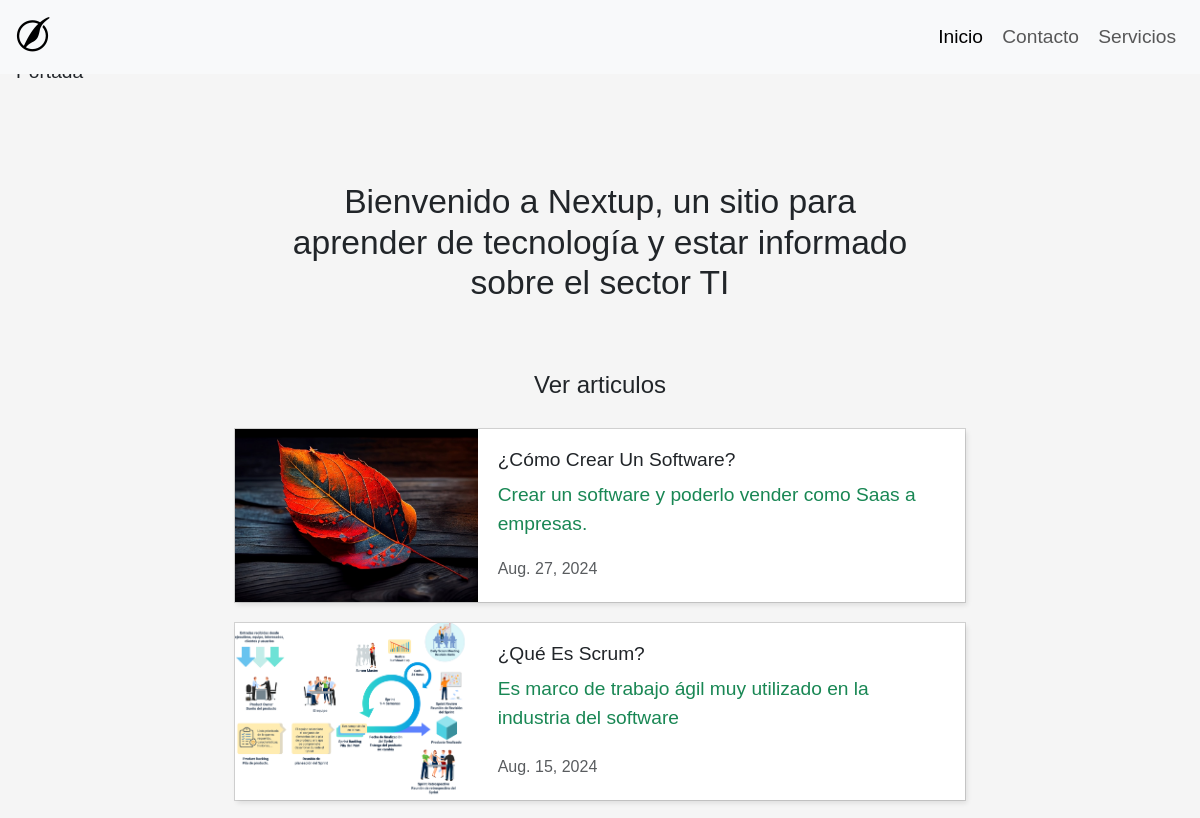
Before: / (upper part) with the older database file.
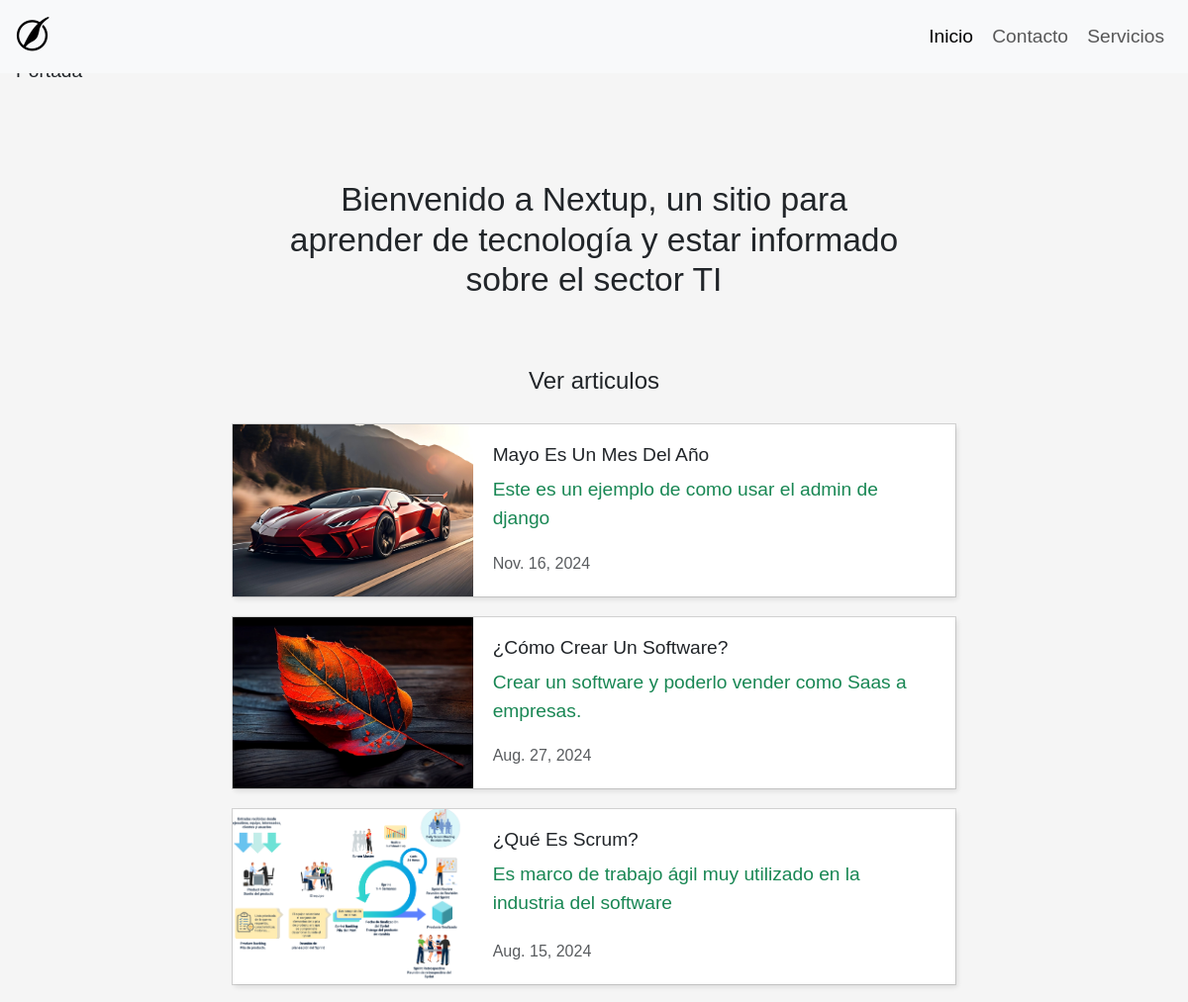
After: the same page with the newer database file.
### blog/models.py (models this page shows, shortened)
class Article(models.Model):
    title = models.CharField(max_length=200, blank=False, unique=True)
    description = models.CharField(max_length=200, blank=True)
    image = models.ImageField(upload_to='images/', null=True, blank=True)
    content = HTMLField()  # Usamos HTMLField de tinymce en lugar de CharField o TextField
    date = models.DateField(default=timezone.now)

### blog/views.py (the view)
# urls.py: path('', views.home, name='home'),
def home(request):
    quill_posts = Article.objects.all().order_by('-id')
    social_profiles = SocialMediaProfile.objects.all()
    if request.method == 'POST':
        form = SubscriptionForm(request.POST)
        if form.is_valid():
            form.save()
            if request.headers.get('X-Requested-With') == 'XMLHttpRequest':
                return JsonResponse({'success': True, 'message': 'Correo enviado con éxito.'})
            return render(request, 'content/detail.html', {
                'form': form,
                'success_message': 'Correo enviado con éxito.'
            })
    else:
        form = SubscriptionForm()
    return render(request, 'content/home.html', {'quill_posts': quill_posts, 'form': form, 'success': True, 'social_profiles': social_profiles})

### blog/templates/content/home.html (shortened to what this page needs)
{% extends 'layouts/base.html' %}
{% load static %}
{% block content %}
<main class="container-fluid mt-5">
    <div class="row">
        <div class="col-md-8 offset-md-2 d-column mt-2 text-center">
             <div class="col-md-10 offset-md-1 text-center mt-4">
                 <h1 class="display-6 fs-3">Bienvenido a Nextup, un sitio para aprender de tecnología y estar informado sobre el sector TI</h1>
             </div>
    </div>
</main>
{% include 'content/show_posts.html' %}
{% endblock %}

### blog/templates/layouts/base.html (shortened to what this page needs)
{% load static %}
<!DOCTYPE html>
<html lang="en" style="font-size: 1.2rem;">
<head>
    <link rel="stylesheet" href="{% static 'css/styles.css' %}">
    <link rel="stylesheet" href="{% static 'prism/prism.css' %}">
    <link href="https://cdn.jsdelivr.net/npm/bootstrap@5.3.3/dist/css/bootstrap.min.css" rel="stylesheet">
  <link rel="stylesheet" href="https://cdnjs.cloudflare.com/ajax/libs/font-awesome/6.5.1/css/all.min.css">
</head>
<body style="background-color:whitesmoke; font-family: Verdana, Geneva, Tahoma, sans-serif;">
    <nav class="navbar navbar-expand-lg bg-body-tertiary fixed-top">
      <div class="container-fluid">
        <a class="navbar-brand" href="{% url 'home' %}"><i class="fa-brands fa-pied-piper" style="font-size:2rem;"></i></a>
        <div class="collapse navbar-collapse" id="navbarNav">
          <ul class="navbar-nav ms-auto">
            <li class="nav-item">
              <a class="nav-link active" aria-current="page" href="{% url 'home' %}">Inicio</a>
            </li>
            <li class="nav-item">
              <a class="nav-link" href="#">Contacto</a>
            </li>
            <li class="nav-item">
              <a class="nav-link" href="#">Servicios</a>
            </li>
          </ul>
        </div>
      </div>
    </nav>
    {% block content %}
    {% endblock %}
</body>
</html>

### blog/templates/content/show_posts.html (shortened to what this page needs)
{% load static %}
{% block content %}
<div class="container pt-4 mt-4">
      <h4 class="display-6 fs-5 text-center mb-4">Ver articulos</h4>
        <div class="row">
            {% for post in quill_posts %}
            <div class="col-md-8 offset-md-2">
                <div class="card mb-3 border-1 mx-auto" style="border-radius: 0%;">
                    <div class="row g-0 box-shadow">
                      <div class="col-md-4 d-flex">
                        <img src="{{ post.image.url }}" class="img-fluid" style="object-fit: cover;" alt="{{ post.title }}">
                      </div>
                      <div class="col-md-8 position-relative">
                        <div class="card-body" style="min-height: 9rem;">
                          <h6 class="display-6 fs-6">{{ post.title | title }}</h6>
                          <a href="{% url 'detail' quillpost_id=post.id %}" class="link-success link-offset-2 link-underline-opacity-0 link-underline-opacity-75-hover">{{ post.description }}</a>
                          <p class="card-text position-absolute bottom-0 start-3 mb-md-3"><small class="text-body-secondary" style="font-size:smaller;">{{ post.date }}</small></p>
                        </div>
                      </div>
                    </div>
                  </div>
            </div>
            {% endfor %}
        </div>
{% endblock %}

### social_networks/templates/content/social_networks.html (shortened to what this page needs)
{% load static %}

### blog/templates/content/show_posts.html (style rules this page uses)
.box-shadow { box-shadow: 2px 3px 5px rgba(18, 18, 18, 0.1); }

Changed rows visible on the page:
added Article: image (picture), title "Mayo Es Un Mes Del Año", description "Este es un ejemplo de como usar el admin de django", date "Nov. 16, 2024"
